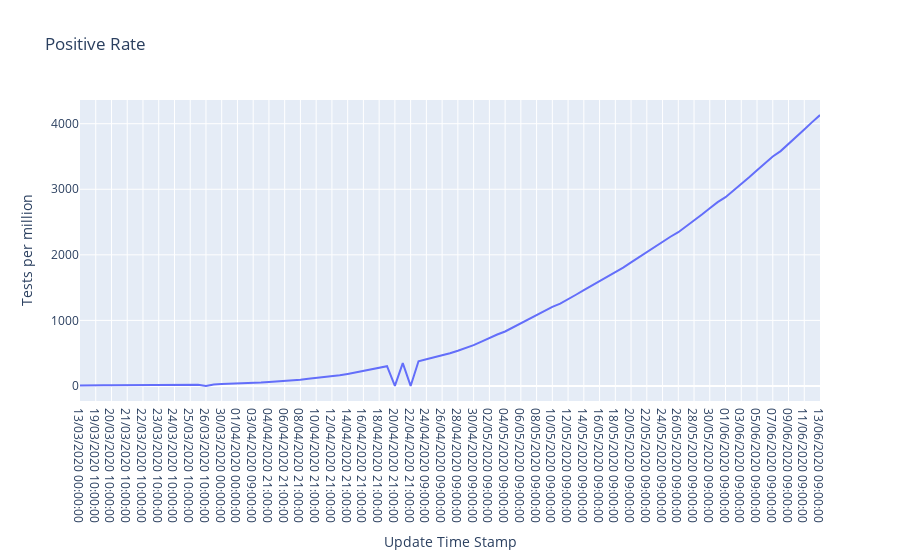

The cell this chart's notebook holds for it:
### Code cell
px.line(test_day, x='Update Time Stamp', y='Tests per million', title='Positive Rate')
